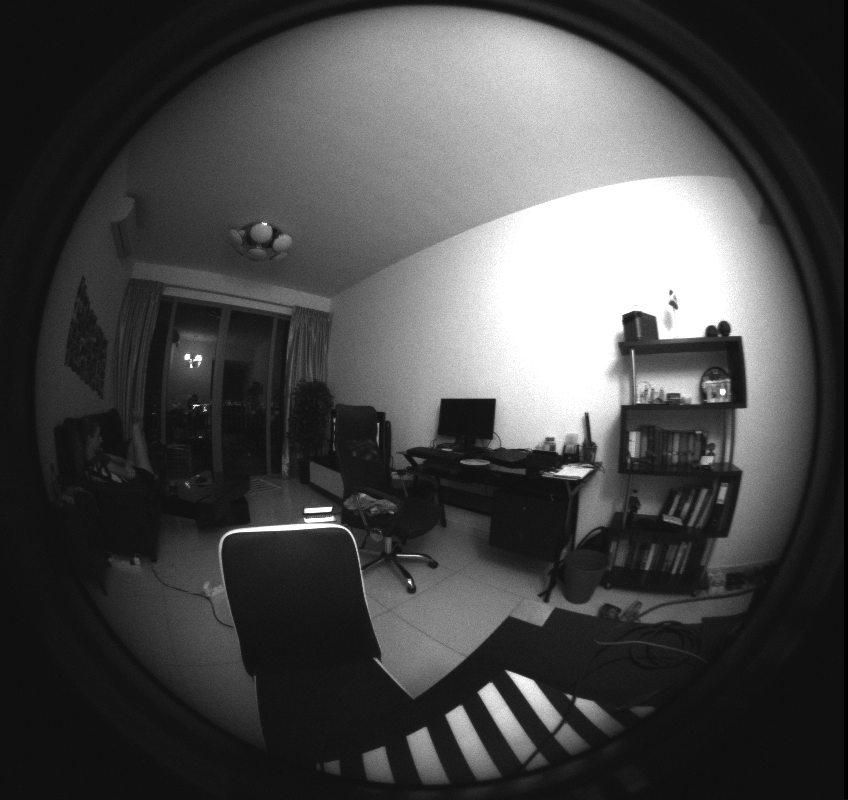
#> input picture tools/python/image_processing/test.png, 848 x 800 px
$ python feature_extraction_test.py
#> lines starting #> are read from the running program, lines starting #| are printed output that depends on the picture
import cv2
import matplotlib.pyplot as plt
import matplotlib.image as mpimg

def imshow(image):
    fig = plt.figure()
    ax = plt.axes([0,0,1,1])
    plt.imshow(image, interpolation="nearest", aspect='auto')
    DPI = fig.get_dpi()
    fig.set_size_inches(image.shape[1]/float(DPI),image.shape[0]/float(DPI))
    plt.axis("off")   # turns off axes
    plt.axis("tight")  # gets rid of white border
    plt.axis("image")  # square up the image instead of filling the "figure" space
    plt.show()
    return fig

#%%
#image = mpimg.imread("test.png") # OBS! This one will normalize the pixel values
image = cv2.imread("test.png")
#> image is the input picture: shape (800, 848, 3); min 0, max 255, mean 73
fig = imshow(image)

#%%
gray = cv2.cvtColor(image, cv2.COLOR_BGR2GRAY)
sift = cv2.xfeatures2d.SIFT_create()
(keypoints, descriptors) = sift.detectAndCompute(gray, None)
#> keypoints = 618 keypoints; strongest (x, y, size): (329, 509, 4), (527, 686, 13.5), (490, 695, 13.7), (307, 510, 4)
print("# kps: {}, descriptors: {}".format(len(keypoints), descriptors.shape))
#| # kps: 618, descriptors: (618, 128)

image_with_keypoints = cv2.drawKeypoints(gray, keypoints, None)
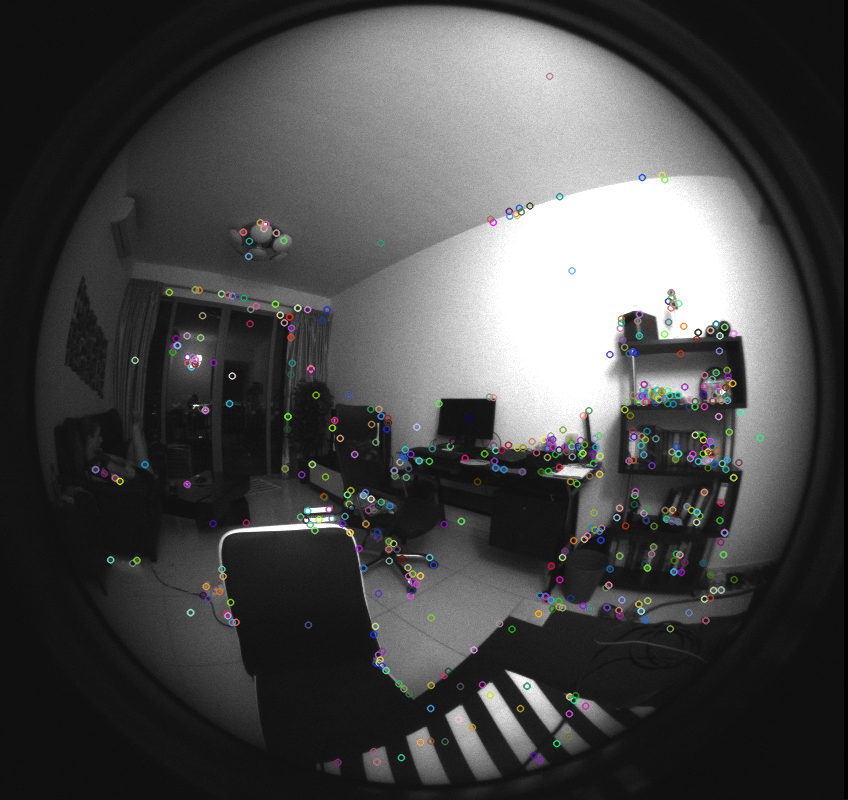
#> image_with_keypoints: shape (800, 848, 3); mean of channels 0, 1, 2 73.8, 73.8, 73.8; drawn as B, G, R

fig = imshow(image_with_keypoints)
fig.savefig("sift.png")


#%%
#> (the run stopped early here; a loop or call above may not have finished)

$ run again, with tools/python/image_processing/rectified1.png copied over tools/python/image_processing/test.png
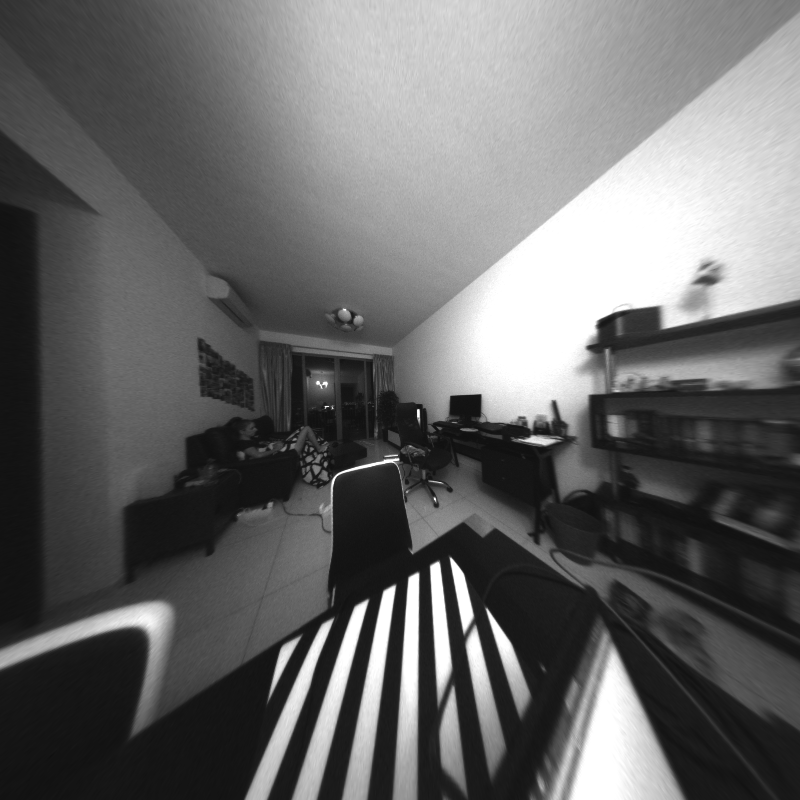
#> input picture tools/python/image_processing/rectified1.png, 800 x 800 px
#> image is the input picture: shape (800, 800, 3); min 15, max 255, mean 103.7
#> keypoints = 475 keypoints; strongest (x, y, size): (418, 411, 2.4), (435, 569, 8.3), (414, 581, 8.7), (388, 595, 9.7)
#| # kps: 475, descriptors: (475, 128)
#> `image_with_keypoints = cv2.drawKeypoints(gray, keypoints, None)`:
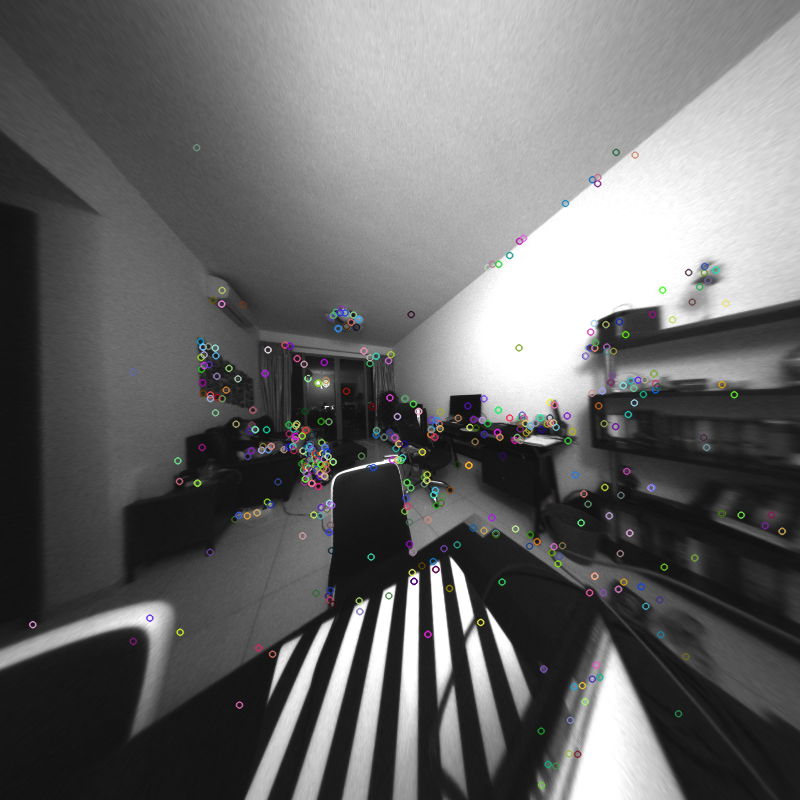
#> image_with_keypoints: shape (800, 800, 3); mean of channels 0, 1, 2 104.3, 104.3, 104.3; drawn as B, G, R

$ run again, with tools/python/image_processing/rectified2.png copied over tools/python/image_processing/test.png
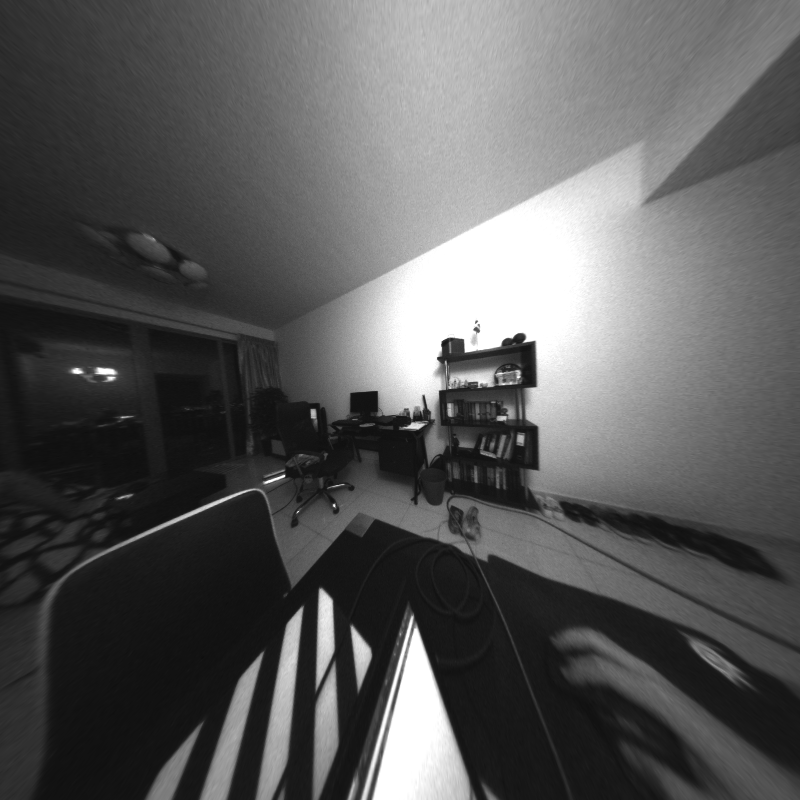
#> input picture tools/python/image_processing/rectified2.png, 800 x 800 px
#> image is the input picture: shape (800, 800, 3); min 13, max 255, mean 89.8
#> keypoints = 428 keypoints; strongest (x, y, size): (334, 505, 1.9), (77, 371, 5.1), (283, 476, 2), (325, 604, 12.2)
#| # kps: 428, descriptors: (428, 128)
#> `image_with_keypoints = cv2.drawKeypoints(gray, keypoints, None)`:
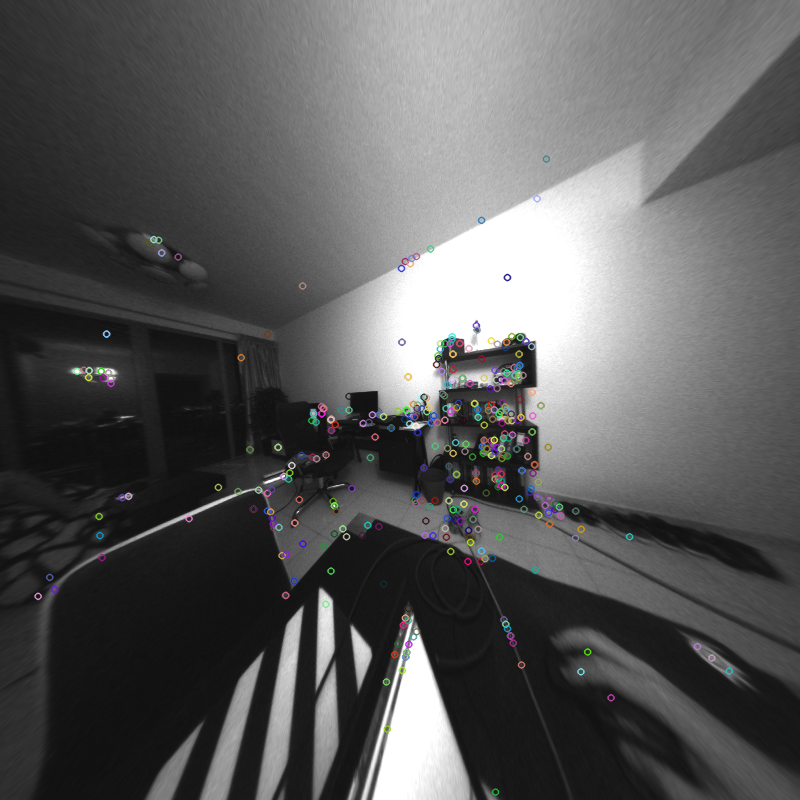
#> image_with_keypoints: shape (800, 800, 3); mean of channels 0, 1, 2 90.3, 90.3, 90.3; drawn as B, G, R
